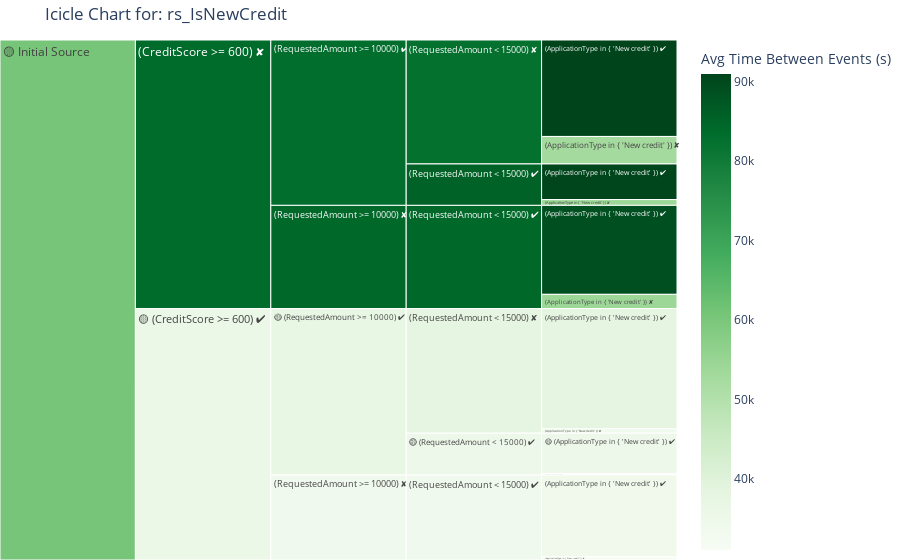
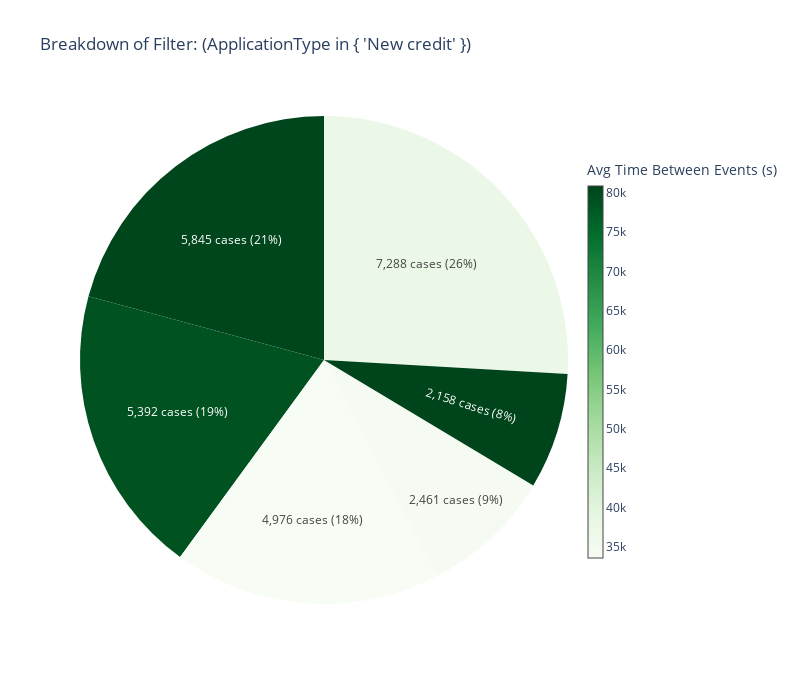

Notebook cell for these charts, in order:
### Code cell
icicle(result_set_name='rs_IsNewCredit', metric='avg_time_between_events')
pie("rs_IsNewCredit", metric="avg_time_between_events")

### Figure 1 — Plotly figure (JSON) as saved in the notebook; plotly's stock layout.template omitted (floating-point values rounded to 4 significant figures)
{"data": [{"branchvalues": "total", "customdata": [["2,461", "100%", "0d 9h 42m", "—", 34970.0], ["68", "100%", "0d 8h 37m", "—", 31070.0], ["7,288", "100%", "0d 10h 37m", "—", 38260.0], ["267", "100%", "0d 9h 31m", "—", 34260.0], ["4,976", "100%", "0d 9h 29m", "—", 34150.0], ["178", "100%", "0d 8h 59m", "—", 32390.0], ["2,158", "100%", "1d 1h 9m", "—", 90600.0], ["351", "100%", "0d 15h 0m", "—", 54040.0], ["5,845", "100%", "1d 1h 15m", "—", 90950.0], ["1,666", "100%", "0d 14h 43m", "—", 53000.0], ["5,392", "100%", "1d 0h 42m", "—", 88920.0], ["859", "100%", "0d 15h 6m", "—", 54380.0], ["(?)", "100%", "(?)", "—", 34870.0], ["(?)", "100%", "(?)", "—", 38110.0], ["(?)", "100%", "(?)", "—", 34090.0], ["(?)", "100%", "(?)", "—", 85480.0], ["(?)", "100%", "(?)", "—", 82530.0], ["(?)", "100%", "(?)", "—", 84180.0], ["(?)", "100%", "(?)", "—", 37300.0], ["(?)", "100%", "(?)", "—", 34090.0], ["(?)", "100%", "(?)", "—", 83270.0], ["(?)", "100%", "(?)", "—", 84180.0], ["(?)", "100%", "(?)", "—", 36210.0], ["(?)", "100%", "(?)", "—", 83620.0], ["(?)", "100%", "(?)", "—", 60690.0]], "domain": {"x": [0, 1], "y": [0, 1]}, "hovertemplate": "<b>%{label}</b><br>Cases: %{customdata[0]}<br>Share of parent: %{customdata[1]}<br>Avg Time Between Events (s): %{customdata[2]}<br>Δ from parent: %{customdata[3]}<extra></extra>", "ids": ["🟡 Initial Source/🟡 (CreditScore >= 600) ✔/🟡 (RequestedAmount >= 10000) ✔/🟡 (RequestedAmount < 15000) ✔/🟡 (ApplicationType in { 'New credit' }) ✔", "🟡 Initial Source/🟡 (CreditScore >= 600) ✔/🟡 (RequestedAmount >= 10000) ✔/🟡 (RequestedAmount < 15000) ✔/(ApplicationType in { 'New credit' }) ✘", "🟡 Initial Source/🟡 (CreditScore >= 600) ✔/🟡 (RequestedAmount >= 10000) ✔/(RequestedAmount < 15000) ✘/(ApplicationType in { 'New credit' }) ✔", "🟡 Initial Source/🟡 (CreditScore >= 600) ✔/🟡 (RequestedAmount >= 10000) ✔/(RequestedAmount < 15000) ✘/(ApplicationType in { 'New credit' }) ✘", "🟡 Initial Source/🟡 (CreditScore >= 600) ✔/(RequestedAmount >= 10000) ✘/(RequestedAmount < 15000) ✔/(ApplicationType in { 'New credit' }) ✔", "🟡 Initial Source/🟡 (CreditScore >= 600) ✔/(RequestedAmount >= 10000) ✘/(RequestedAmount < 15000) ✔/(ApplicationType in { 'New credit' }) ✘", "🟡 Initial Source/(CreditScore >= 600) ✘/(RequestedAmount >= 10000) ✔/(RequestedAmount < 15000) ✔/(ApplicationType in { 'New credit' }) ✔", "🟡 Initial Source/(CreditScore >= 600) ✘/(RequestedAmount >= 10000) ✔/(RequestedAmount < 15000) ✔/(ApplicationType in { 'New credit' }) ✘", "🟡 Initial Source/(CreditScore >= 600) ✘/(RequestedAmount >= 10000) ✔/(RequestedAmount < 15000) ✘/(ApplicationType in { 'New credit' }) ✔", "🟡 Initial Source/(CreditScore >= 600) ✘/(RequestedAmount >= 10000) ✔/(RequestedAmount < 15000) ✘/(ApplicationType in { 'New credit' }) ✘", "🟡 Initial Source/(CreditScore >= 600) ✘/(RequestedAmount >= 10000) ✘/(RequestedAmount < 15000) ✔/(ApplicationType in { 'New credit' }) ✔", "🟡 Initial Source/(CreditScore >= 600) ✘/(RequestedAmount >= 10000) ✘/(RequestedAmount < 15000) ✔/(ApplicationType in { 'New credit' }) ✘", "🟡 Initial Source/🟡 (CreditScore >= 600) ✔/🟡 (RequestedAmount >= 10000) ✔/🟡 (RequestedAmount < 15000) ✔", "🟡 Initial Source/🟡 (CreditScore >= 600) ✔/🟡 (RequestedAmount >= 10000) ✔/(RequestedAmount < 15000) ✘", "🟡 Initial Source/🟡 (CreditScore >= 600) ✔/(RequestedAmount >= 10000) ✘/(RequestedAmount < 15000) ✔", "🟡 Initial Source/(CreditScore >= 600) ✘/(RequestedAmount >= 10000) ✔/(RequestedAmount < 15000) ✔", "🟡 Initial Source/(CreditScore >= 600) ✘/(RequestedAmount >= 10000) ✔/(RequestedAmount < 15000) ✘", "🟡 Initial Source/(CreditScore >= 600) ✘/(RequestedAmount >= 10000) ✘/(RequestedAmount < 15000) ✔", "🟡 Initial Source/🟡 (CreditScore >= 600) ✔/🟡 (RequestedAmount >= 10000) ✔", "🟡 Initial Source/🟡 (CreditScore >= 600) ✔/(RequestedAmount >= 10000) ✘", "🟡 Initial Source/(CreditScore >= 600) ✘/(RequestedAmount >= 10000) ✔", "🟡 Initial Source/(CreditScore >= 600) ✘/(RequestedAmount >= 10000) ✘", "🟡 Initial Source/🟡 (CreditScore >= 600) ✔", "🟡 Initial Source/(CreditScore >= 600) ✘", "🟡 Initial Source"], "labels": ["🟡 (ApplicationType in { 'New credit' }) ✔", "(ApplicationType in { 'New credit' }) ✘", "(ApplicationType in { 'New credit' }) ✔", "(ApplicationType in { 'New credit' }) ✘", "(ApplicationType in { 'New credit' }) ✔", "(ApplicationType in { 'New credit' }) ✘", "(ApplicationType in { 'New credit' }) ✔", "(ApplicationType in { 'New credit' }) ✘", "(ApplicationType in { 'New credit' }) ✔", "(ApplicationType in { 'New credit' }) ✘", "(ApplicationType in { 'New credit' }) ✔", "(ApplicationType in { 'New credit' }) ✘", "🟡 (RequestedAmount < 15000) ✔", "(RequestedAmount < 15000) ✘", "(RequestedAmount < 15000) ✔", "(RequestedAmount < 15000) ✔", "(RequestedAmount < 15000) ✘", "(RequestedAmount < 15000) ✔", "🟡 (RequestedAmount >= 10000) ✔", "(RequestedAmount >= 10000) ✘", "(RequestedAmount >= 10000) ✔", "(RequestedAmount >= 10000) ✘", "🟡 (CreditScore >= 600) ✔", "(CreditScore >= 600) ✘", "🟡 Initial Source"], "marker": {"coloraxis": "coloraxis", "colors": [34970.0, 31070.0, 38260.0, 34260.0, 34150.0, 32390.0, 90600.0, 54040.0, 90950.0, 53000.0, 88920.0, 54380.0, 34870.0, 38110.0, 34090.0, 85480.0, 82530.0, 84180.0, 37300.0, 34090.0, 83270.0, 84180.0, 36210.0, 83620.0, 60690.0]}, "name": "", "parents": ["🟡 Initial Source/🟡 (CreditScore >= 600) ✔/🟡 (RequestedAmount >= 10000) ✔/🟡 (RequestedAmount < 15000) ✔", "🟡 Initial Source/🟡 (CreditScore >= 600) ✔/🟡 (RequestedAmount >= 10000) ✔/🟡 (RequestedAmount < 15000) ✔", "🟡 Initial Source/🟡 (CreditScore >= 600) ✔/🟡 (RequestedAmount >= 10000) ✔/(RequestedAmount < 15000) ✘", "🟡 Initial Source/🟡 (CreditScore >= 600) ✔/🟡 (RequestedAmount >= 10000) ✔/(RequestedAmount < 15000) ✘", "🟡 Initial Source/🟡 (CreditScore >= 600) ✔/(RequestedAmount >= 10000) ✘/(RequestedAmount < 15000) ✔", "🟡 Initial Source/🟡 (CreditScore >= 600) ✔/(RequestedAmount >= 10000) ✘/(RequestedAmount < 15000) ✔", "🟡 Initial Source/(CreditScore >= 600) ✘/(RequestedAmount >= 10000) ✔/(RequestedAmount < 15000) ✔", "🟡 Initial Source/(CreditScore >= 600) ✘/(RequestedAmount >= 10000) ✔/(RequestedAmount < 15000) ✔", "🟡 Initial Source/(CreditScore >= 600) ✘/(RequestedAmount >= 10000) ✔/(RequestedAmount < 15000) ✘", "🟡 Initial Source/(CreditScore >= 600) ✘/(RequestedAmount >= 10000) ✔/(RequestedAmount < 15000) ✘", "🟡 Initial Source/(CreditScore >= 600) ✘/(RequestedAmount >= 10000) ✘/(RequestedAmount < 15000) ✔", "🟡 Initial Source/(CreditScore >= 600) ✘/(RequestedAmount >= 10000) ✘/(RequestedAmount < 15000) ✔", "🟡 Initial Source/🟡 (CreditScore >= 600) ✔/🟡 (RequestedAmount >= 10000) ✔", "🟡 Initial Source/🟡 (CreditScore >= 600) ✔/🟡 (RequestedAmount >= 10000) ✔", "🟡 Initial Source/🟡 (CreditScore >= 600) ✔/(RequestedAmount >= 10000) ✘", "🟡 Initial Source/(CreditScore >= 600) ✘/(RequestedAmount >= 10000) ✔", "🟡 Initial Source/(CreditScore >= 600) ✘/(RequestedAmount >= 10000) ✔", "🟡 Initial Source/(CreditScore >= 600) ✘/(RequestedAmount >= 10000) ✘", "🟡 Initial Source/🟡 (CreditScore >= 600) ✔", "🟡 Initial Source/🟡 (CreditScore >= 600) ✔", "🟡 Initial Source/(CreditScore >= 600) ✘", "🟡 Initial Source/(CreditScore >= 600) ✘", "🟡 Initial Source", "🟡 Initial Source", ""], "type": "icicle", "values": [2461.0, 68.0, 7288.0, 267.0, 4976.0, 178.0, 2158.0, 351.0, 5845.0, 1666.0, 5392.0, 859.0, 2529.0, 7555.0, 5154.0, 2509.0, 7511.0, 6251.0, 10080.0, 5154.0, 10020.0, 6251.0, 15240.0, 16270.0, 31510.0]}], "layout": {"coloraxis": {"colorbar": {"title": {"text": "Avg Time Between Events (s)"}}, "colorscale": [[0, "rgb(247,252,245)"], [0.125, "rgb(229,245,224)"], [0.25, "rgb(199,233,192)"], [0.375, "rgb(161,217,155)"], [0.5, "rgb(116,196,118)"], [0.625, "rgb(65,171,93)"], [0.75, "rgb(35,139,69)"], [0.875, "rgb(0,109,44)"], [1, "rgb(0,68,27)"]]}, "legend": {"tracegroupgap": 0}, "margin": {"b": 0, "l": 0, "r": 0, "t": 40}, "title": {"text": "Icicle Chart for: rs_IsNewCredit"}}}

### Figure 2 — Plotly figure (JSON) as saved in the notebook; plotly's stock layout.template omitted (floating-point values rounded to 4 significant figures)
{"data": [{"customdata": [["(CreditScore >= 600) ✅ → (RequestedAmount >= 10000) ✅ → (RequestedAmount < 15000) ✅ → (ApplicationType in { 'New credit' }) ✅", 2461, 34380.0], ["(CreditScore >= 600) ✅ → (RequestedAmount >= 10000) ✅ → (RequestedAmount < 15000) ❌ → (ApplicationType in { 'New credit' }) ✅", 7288, 37500.0], ["(CreditScore >= 600) ✅ → (RequestedAmount >= 10000) ❌ → (RequestedAmount < 15000) ✅ → (ApplicationType in { 'New credit' }) ✅", 4976, 33580.0], ["(CreditScore >= 600) ❌ → (RequestedAmount >= 10000) ✅ → (RequestedAmount < 15000) ✅ → (ApplicationType in { 'New credit' }) ✅", 2158, 80850.0], ["(CreditScore >= 600) ❌ → (RequestedAmount >= 10000) ✅ → (RequestedAmount < 15000) ❌ → (ApplicationType in { 'New credit' }) ✅", 5845, 80560.0], ["(CreditScore >= 600) ❌ → (RequestedAmount >= 10000) ❌ → (RequestedAmount < 15000) ✅ → (ApplicationType in { 'New credit' }) ✅", 5392, 78860.0]], "hovertemplate": "<b>%{customdata[0]}</b><br>Cases: %{customdata[1]:,}<br>Avg Time Between Events (s): %{customdata[2]:.2f}<extra></extra>", "labels": ["2,461 cases (9%)", "7,288 cases (26%)", "4,976 cases (18%)", "2,158 cases (8%)", "5,845 cases (21%)", "5,392 cases (19%)"], "marker": {"colors": ["rgb(245, 251, 242)", "rgb(235, 247, 231)", "rgb(247, 252, 245)", "rgb(0, 68, 27)", "rgb(0, 70, 28)", "rgb(0, 82, 33)"]}, "textinfo": "label", "type": "pie", "values": [2461, 7288, 4976, 2158, 5845, 5392]}, {"hoverinfo": "none", "marker": {"cmax": 80850.0, "cmin": 33580.0, "color": [33580.0], "colorbar": {"len": 0.8, "thickness": 15, "title": {"text": "Avg Time Between Events (s)"}}, "colorscale": [[0, "rgb(247,252,245)"], [0.125, "rgb(229,245,224)"], [0.25, "rgb(199,233,192)"], [0.375, "rgb(161,217,155)"], [0.5, "rgb(116,196,118)"], [0.625, "rgb(65,171,93)"], [0.75, "rgb(35,139,69)"], [0.875, "rgb(0,109,44)"], [1, "rgb(0,68,27)"]], "showscale": true}, "mode": "markers", "showlegend": false, "type": "scatter", "x": [null], "y": [null]}], "layout": {"height": 700, "paper_bgcolor": "white", "plot_bgcolor": "white", "showlegend": false, "title": {"text": "Breakdown of Filter: (ApplicationType in { 'New credit' })"}, "width": 800, "xaxis": {"showgrid": false, "showticklabels": false, "zeroline": false}, "yaxis": {"showgrid": false, "showticklabels": false, "zeroline": false}}}
